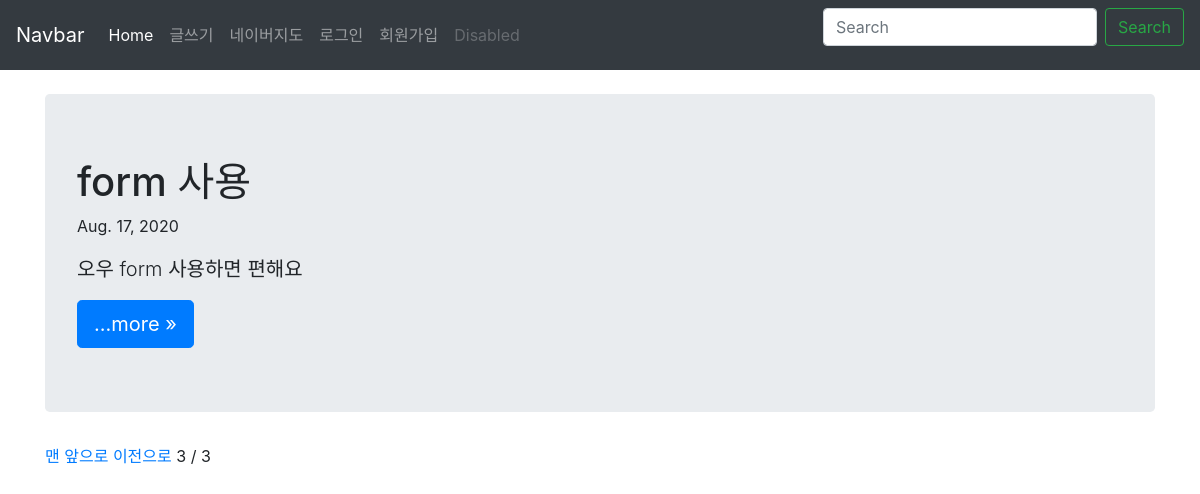
Page /blog/?page=3 on the committed database.
### health_tok_board/models.py (models this page shows, shortened)
class Blog(models.Model):
    title = models.CharField(max_length=200)
    pub_date = models.DateField('date published')
    body = models.TextField()
    def summary(self):
        return self.body[:100]

### health_tok_board/views.py (the view)
# urls.py: 2. Add a URL to urlpatterns:  path('', views.home, name='home')
def home(request):
    blogs = Blog.objects
    blog_list = Blog.objects.all()
    paginator = Paginator(blog_list, 3)
    page = request.GET.get('page')
    posts = paginator.get_page(page)
    return render(request, 'home.html', {'blogs': blogs, 'posts': posts})

### health_tok_board/templates/health_tok_board/home.html (shortened to what this page needs)
{% extends 'base.html' %}
{% block content %}
    <main role="main" class="container">
        {% for blog in posts %}
                <div class="jumbotron">
                    <h1>{{blog.title}}</h1>
                    <p>{{blog.pub_date}}</p>
                    <p class="lead">{{blog.summary}}</p>
                    <a class="btn btn-lg btn-primary" href="{% url 'health_tok_board:detail' blog.id %}" role="button">...more &raquo;</a>
                    <br>
                </div>
        {% endfor %}
        {% if posts.has_previous %}
            <a href="?page=1">맨 앞으로</a>
            <a href="?page={{posts.previous_page_number}}">이전으로</a>
        {% endif %}
        <span>{{posts.number}}</span>
        <span>/</span>
        <span>{{posts.paginator.num_pages}}</span>
    </main>
{% endblock %}

### health_tok_board/static/css/navbar-top.css (style rules this page uses)
body { min-height: 75rem; }

### rows in the picture
Blog: title "form 사용", pub_date "Aug. 17, 2020", summary "오우 form 사용하면 편해요"

### other values in the picture
{{ posts.number }} "3"
{{ posts.paginator.num_pages }} "3"
